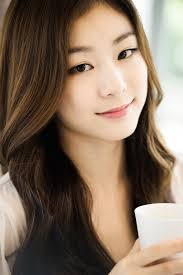
//> input picture DIP/image.jpg, 183 x 275 px
$ ./ReportCode2-2   (built with g++ and OpenCV 4)
//> lines starting //> are read from the running program, lines starting //| are printed output that depends on the picture
/*
*	ReportCode2-2.cpp
*	작성자 : 박도령
*	학번	  : 2010112406
*	설명	  : 두 이미지를 로드하여 뺄셈한 결과 이미지를 윈도우창 형태로 출력한다.
*/
#include<opencv2/core/core.hpp>
#include<opencv2/highgui/highgui.hpp>
#include<opencv2/imgproc/imgproc.hpp>

int main(int argc, char* argv[])
{
	char* imgFileName1 = "image.jpg"; //이미지1의 파일 이름
	char *imgFileName2 = "processed.jpg"; //이미지2의 파일 이름
	char *winForBlended = "Blended Image";//이미지1에서 이미지2를 뺀 결과의 윈도우 이름

	IplImage *pImgIpl1 = nullptr; //이미지1
	IplImage *pImgIpl2 = nullptr; //이미지2
	IplImage *pImgBlended = nullptr; //결과 이미지

	pImgIpl1 = cvLoadImage(imgFileName1);//이미지1 로드
//> pImgIpl1 is the input picture: 275 rows x 183 cols, CV_8UC3; mean B, G, R 97.6, 114.8, 134
	pImgIpl2 = cvLoadImage(imgFileName2);//이미지2 로드
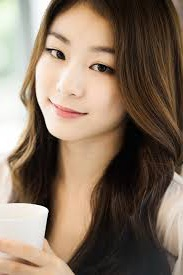
//> input picture DIP/processed.jpg, 183 x 275 px
//> pImgIpl2 is the input picture: 275 rows x 183 cols, CV_8UC3; mean B, G, R 97.6, 114.8, 134

	if (!pImgIpl1 || !pImgIpl2)//만약 두 이미지중 하나라도 로드가 안되었을 경우
		printf("Can't load Image");//오류 출력
	else//성공적으로 로드 되었을 경우
	{
		//결과 이미지를 위한 윈도우 생성
		cvNamedWindow(winForBlended, CV_WINDOW_AUTOSIZE);
		//결과값에 대한 이미지를 똑같은 사이즈로 생성한다.
		pImgBlended = cvCreateImage(cvGetSize(pImgIpl2), 8, 3);
		//이미지1 - 이미지2 = 결과 이미지(이미지1과 이미지2를 뺄셈하여 뺼셈한 결과 pImgBlended에 저장)
		cvSub(pImgIpl1, pImgIpl2, pImgBlended, NULL);
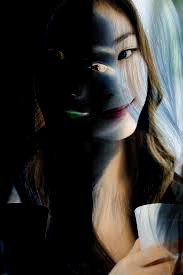
//> pImgBlended: 275 rows x 183 cols, CV_8UC3; mean B, G, R 49.4, 52.5, 54.2
		//생성했던 윈도우창을 이용하여 결과 이미지를 화면에 출력한다.
		cvShowImage(winForBlended, pImgBlended);

		// Waiting keyboard input
		cvWaitKey(0);

		// Release the image
		cvReleaseImage(&pImgIpl1);
		cvReleaseImage(&pImgIpl2);
		cvReleaseImage(&pImgBlended);

		// Destroy the window
		cvDestroyWindow(winForBlended);
	}
}
